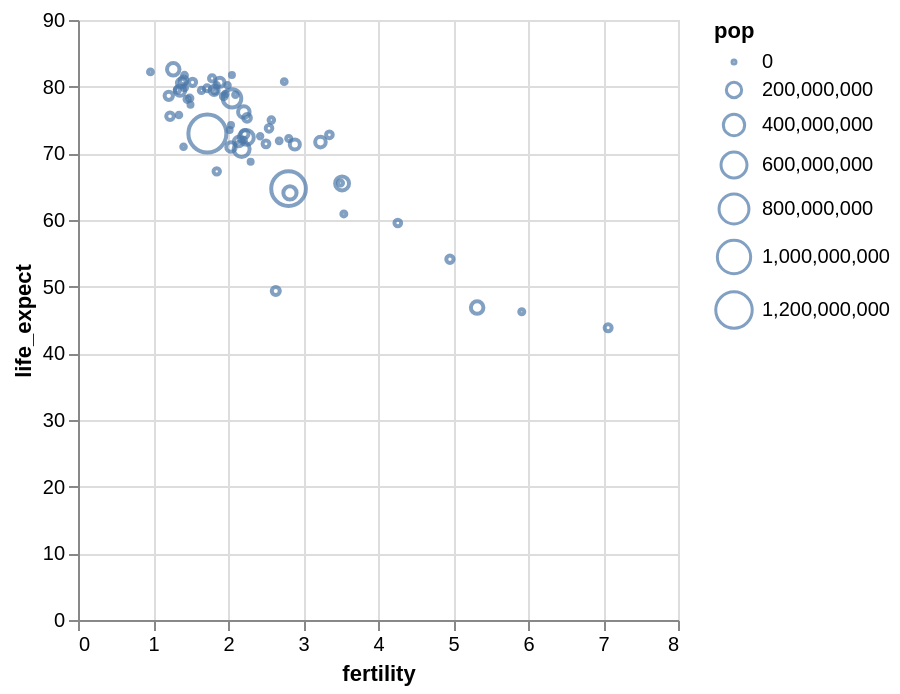

The notebook cell saved with this chart:
### Markdown cell above
### Fläche

Der Kodierungskanal _Fläche_ (`size`) legt die Größe oder Ausdehnung einer Marke fest. Die Bedeutung des Kanals kann je nach Markentyp variieren. Bei Punktmarken entspricht die Größe der Pixelfläche des Zeichensymbols, so dass der Durchmesser des Punktes der Quadratwurzel des Größenwerts entspricht.

### Code cell
alt.Chart(data2005).mark_point().encode(
    alt.X('fertility:Q'),
    alt.Y('life_expect:Q'),
    alt.Size('pop:Q')
)

### Figure 1 — Vega-Lite specification as saved in the notebook (floating-point values rounded to 4 significant figures)
{"config": {"view": {"continuousWidth": 300, "continuousHeight": 300}}, "data": {"name": "data-5d02da2a3d902aa56b0187487b2504b4"}, "mark": {"type": "point"}, "encoding": {"size": {"field": "pop", "type": "quantitative"}, "x": {"field": "fertility", "type": "quantitative"}, "y": {"field": "life_expect", "type": "quantitative"}}, "$schema": "https://vega.github.io/schema/vega-lite/v6.4.1.json", "datasets": {"data-5d02da2a3d902aa56b0187487b2504b4": [{"year": 2005, "country": "Afghanistan", "cluster": 0, "pop": 29928987, "life_expect": 43.83, "fertility": 7.069}, {"year": 2005, "country": "Argentina", "cluster": 3, "pop": 39537943, "life_expect": 75.32, "fertility": 2.254}, {"year": 2005, "country": "Aruba", "cluster": 3, "pop": 71566, "life_expect": 74.24, "fertility": 2.04}, {"year": 2005, "country": "Australia", "cluster": 4, "pop": 20090437, "life_expect": 81.23, "fertility": 1.788}, {"year": 2005, "country": "Austria", "cluster": 1, "pop": 8184691, "life_expect": 79.83, "fertility": 1.42}, {"year": 2005, "country": "Bahamas", "cluster": 3, "pop": 301790, "life_expect": 73.5, "fertility": 2.022}, {"year": 2005, "country": "Bangladesh", "cluster": 0, "pop": 144319628, "life_expect": 64.06, "fertility": 2.826}, {"year": 2005, "country": "Barbados", "cluster": 3, "pop": 278870, "life_expect": 77.3, "fertility": 1.5}, {"year": 2005, "country": "Belgium", "cluster": 1, "pop": 10364388, "life_expect": 79.44, "fertility": 1.646}, {"year": 2005, "country": "Bolivia", "cluster": 3, "pop": 8857870, "life_expect": 65.55, "fertility": 3.5}, {"year": 2005, "country": "Brazil", "cluster": 3, "pop": 186112794, "life_expect": 72.39, "fertility": 2.245}, {"year": 2005, "country": "Canada", "cluster": 3, "pop": 32805041, "life_expect": 80.65, "fertility": 1.527}, {"year": 2005, "country": "Chile", "cluster": 3, "pop": 15980912, "life_expect": 78.55, "fertility": 1.944}, {"year": 2005, "country": "China", "cluster": 4, "pop": 1303182268, "life_expect": 72.96, "fertility": 1.725}, {"year": 2005, "country": "Colombia", "cluster": 3, "pop": 42954279, "life_expect": 72.89, "fertility": 2.22}, {"year": 2005, "country": "Costa Rica", "cluster": 3, "pop": 4016173, "life_expect": 78.78, "fertility": 2.099}, {"year": 2005, "country": "Croatia", "cluster": 1, "pop": 4495904, "life_expect": 75.75, "fertility": 1.346}, {"year": 2005, "country": "Cuba", "cluster": 3, "pop": 11346670, "life_expect": 78.27, "fertility": 1.49}, {"year": 2005, "country": "Dominican Republic", "cluster": 3, "pop": 9049595, "life_expect": 72.23, "fertility": 2.81}, {"year": 2005, "country": "Ecuador", "cluster": 3, "pop": 13363593, "life_expect": 74.99, "fertility": 2.578}, {"year": 2005, "country": "Egypt", "cluster": 5, "pop": 77505756, "life_expect": 71.34, "fertility": 2.891}, {"year": 2005, "country": "El Salvador", "cluster": 3, "pop": 6704932, "life_expect": 71.88, "fertility": 2.683}, {"year": 2005, "country": "Finland", "cluster": 1, "pop": 5223442, "life_expect": 79.31, "fertility": 1.825}, {"year": 2005, "country": "France", "cluster": 1, "pop": 60656178, "life_expect": 80.66, "fertility": 1.892}, {"year": 2005, "country": "Georgia", "cluster": 1, "pop": 4677401, "life_expect": 70.99, "fertility": 1.407}, {"year": 2005, "country": "Germany", "cluster": 1, "pop": 82431390, "life_expect": 79.41, "fertility": 1.36}, {"year": 2005, "country": "Greece", "cluster": 1, "pop": 10668354, "life_expect": 79.48, "fertility": 1.325}, {"year": 2005, "country": "Grenada", "cluster": 3, "pop": 89502, "life_expect": 68.72, "fertility": 2.302}, {"year": 2005, "country": "Haiti", "cluster": 3, "pop": 8121622, "life_expect": 60.92, "fertility": 3.545}, {"year": 2005, "country": "Hong Kong", "cluster": 4, "pop": 6898686, "life_expect": 82.21, "fertility": 0.966}, {"year": 2005, "country": "Iceland", "cluster": 1, "pop": 296737, "life_expect": 81.76, "fertility": 2.052}, {"year": 2005, "country": "India", "cluster": 0, "pop": 1080264388, "life_expect": 64.7, "fertility": 2.807}, {"year": 2005, "country": "Indonesia", "cluster": 4, "pop": 218465000, "life_expect": 70.65, "fertility": 2.182}, {"year": 2005, "country": "Iran", "cluster": 5, "pop": 68017860, "life_expect": 70.96, "fertility": 2.04}, {"year": 2005, "country": "Iraq", "cluster": 5, "pop": 26074906, "life_expect": 59.55, "fertility": 4.264}, {"year": 2005, "country": "Ireland", "cluster": 1, "pop": 4015676, "life_expect": 78.89, "fertility": 1.964}, {"year": 2005, "country": "Israel", "cluster": 5, "pop": 6276883, "life_expect": 80.75, "fertility": 2.75}, {"year": 2005, "country": "Italy", "cluster": 1, "pop": 58103033, "life_expect": 80.55, "fertility": 1.379}, {"year": 2005, "country": "Jamaica", "cluster": 3, "pop": 2735520, "life_expect": 72.57, "fertility": 2.429}, {"year": 2005, "country": "Japan", "cluster": 4, "pop": 127417244, "life_expect": 82.6, "fertility": 1.27}, {"year": 2005, "country": "Kenya", "cluster": 2, "pop": 33829590, "life_expect": 54.11, "fertility": 4.959}, {"year": 2005, "country": "South Korea", "cluster": 4, "pop": 22912177, "life_expect": 67.3, "fertility": 1.85}, {"year": 2005, "country": "North Korea", "cluster": 4, "pop": 48640671, "life_expect": 78.62, "fertility": 1.21}, {"year": 2005, "country": "Lebanon", "cluster": 5, "pop": 3826018, "life_expect": 71.99, "fertility": 2.209}, {"year": 2005, "country": "Mexico", "cluster": 3, "pop": 106202903, "life_expect": 76.19, "fertility": 2.211}, {"year": 2005, "country": "Netherlands", "cluster": 1, "pop": 16407491, "life_expect": 79.76, "fertility": 1.721}, {"year": 2005, "country": "New Zealand", "cluster": 4, "pop": 4035461, "life_expect": 80.2, "fertility": 1.994}, {"year": 2005, "country": "Nigeria", "cluster": 2, "pop": 128765768, "life_expect": 46.86, "fertility": 5.322}, {"year": 2005, "country": "Norway", "cluster": 1, "pop": 4593041, "life_expect": 80.2, "fertility": 1.848}, {"year": 2005, "country": "Pakistan", "cluster": 0, "pop": 162419946, "life_expect": 65.48, "fertility": 3.521}, {"year": 2005, "country": "Peru", "cluster": 3, "pop": 27925628, "life_expect": 71.42, "fertility": 2.506}, {"year": 2005, "country": "Philippines", "cluster": 4, "pop": 87857473, "life_expect": 71.69, "fertility": 3.233}, {"year": 2005, "country": "Poland", "cluster": 1, "pop": 38557984, "life_expect": 75.56, "fertility": 1.227}, {"year": 2005, "country": "Portugal", "cluster": 1, "pop": 10566212, "life_expect": 78.1, "fertility": 1.455}, {"year": 2005, "country": "Rwanda", "cluster": 2, "pop": 8440820, "life_expect": 46.24, "fertility": 5.917}, {"year": 2005, "country": "Saudi Arabia", "cluster": 5, "pop": 26417599, "life_expect": 72.78, "fertility": 3.352}, {"year": 2005, "country": "South Africa", "cluster": 2, "pop": 44344136, "life_expect": 49.34, "fertility": 2.637}, {"year": 2005, "country": "Spain", "cluster": 1, "pop": 40341462, "life_expect": 80.94, "fertility": 1.409}, {"year": 2005, "country": "Switzerland", "cluster": 1, "pop": 7489370, "life_expect": 81.7, "fertility": 1.42}, {"year": 2005, "country": "Turkey", "cluster": 1, "pop": 69660559, "life_expect": 71.78, "fertility": 2.143}, {"year": 2005, "country": "United Kingdom", "cluster": 1, "pop": 60441457, "life_expect": 79.42, "fertility": 1.815}, {"year": 2005, "country": "United States", "cluster": 3, "pop": 295734134, "life_expect": 78.24, "fertility": 2.054}, {"year": 2005, "country": "Venezuela", "cluster": 3, "pop": 25375281, "life_expect": 73.75, "fertility": 2.547}]}}
